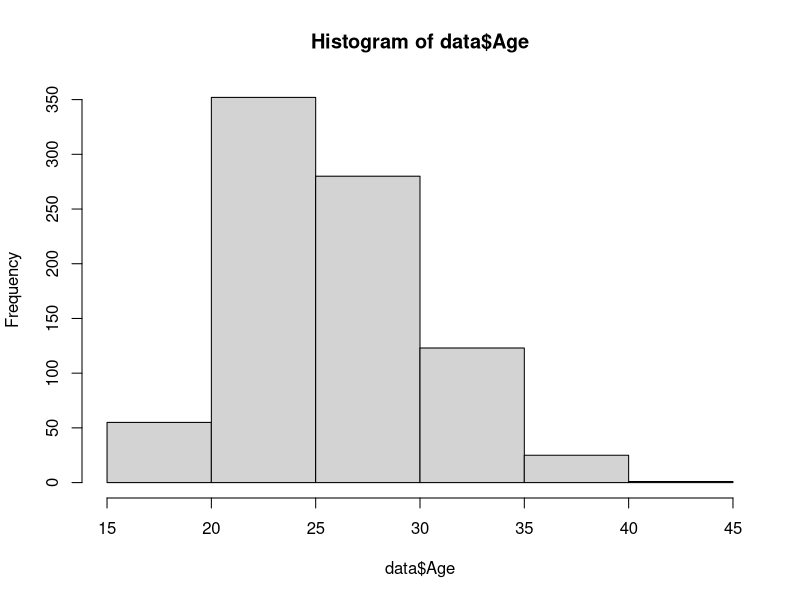
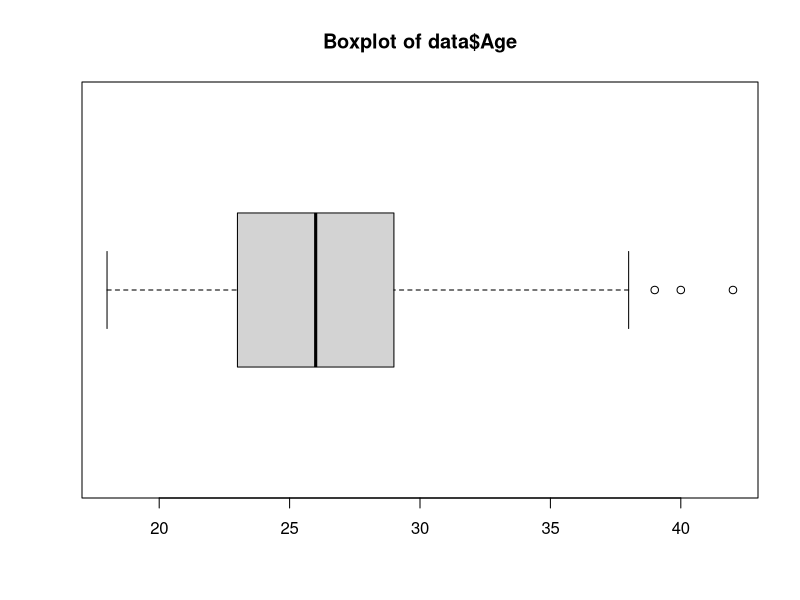
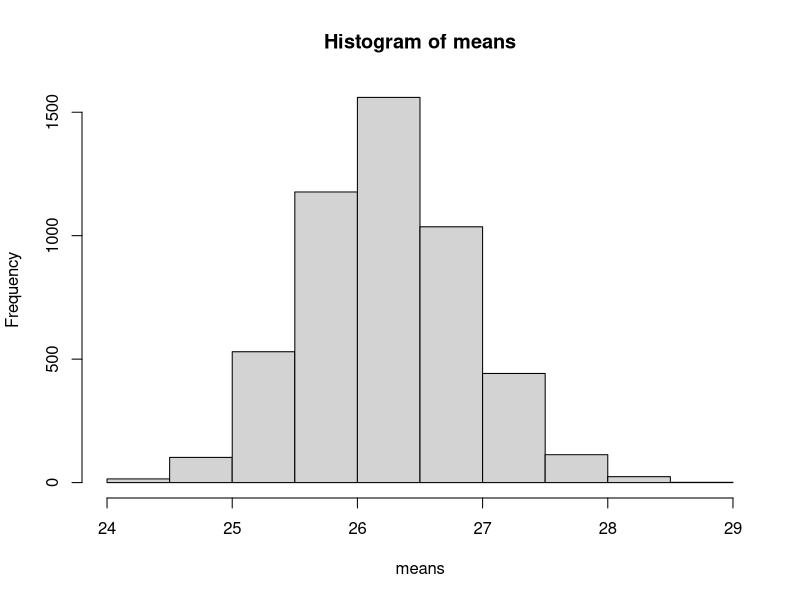
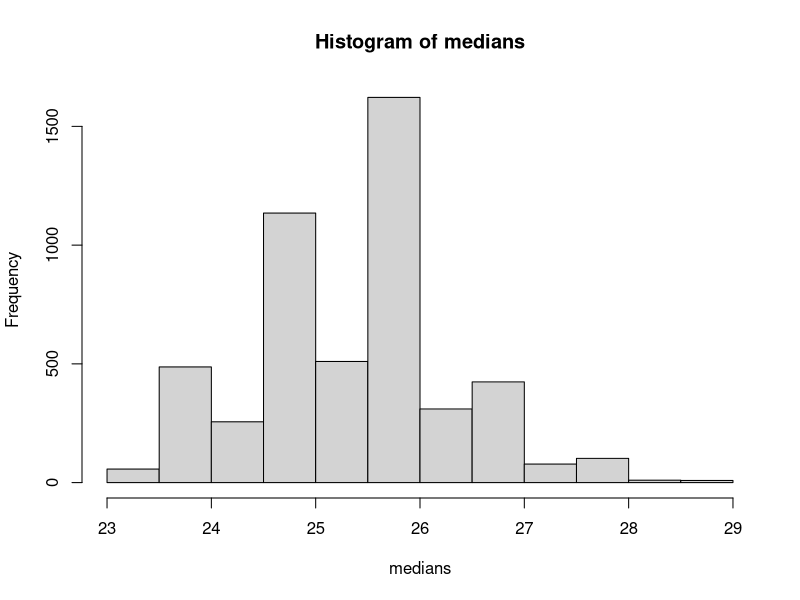
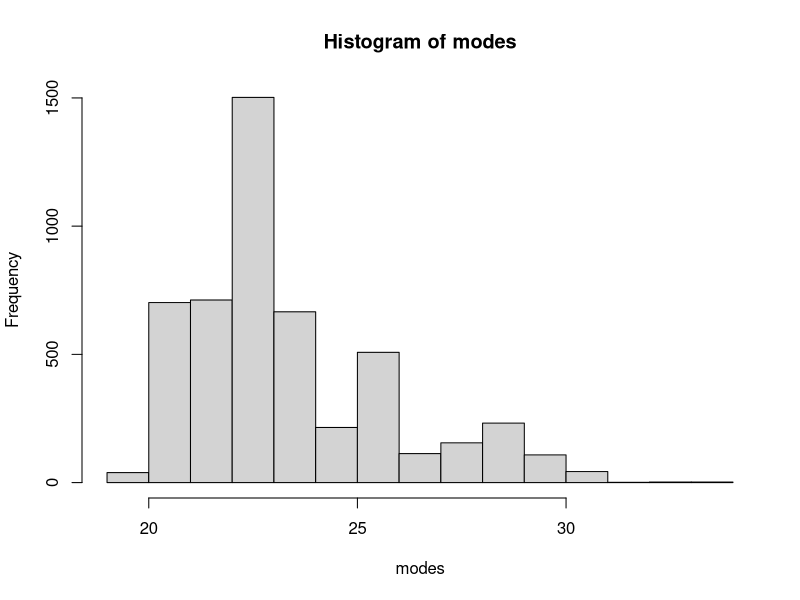
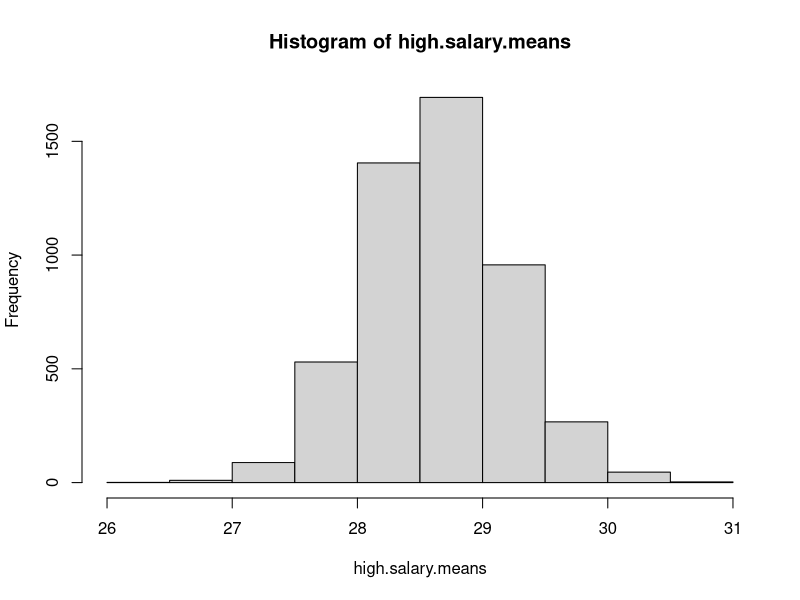
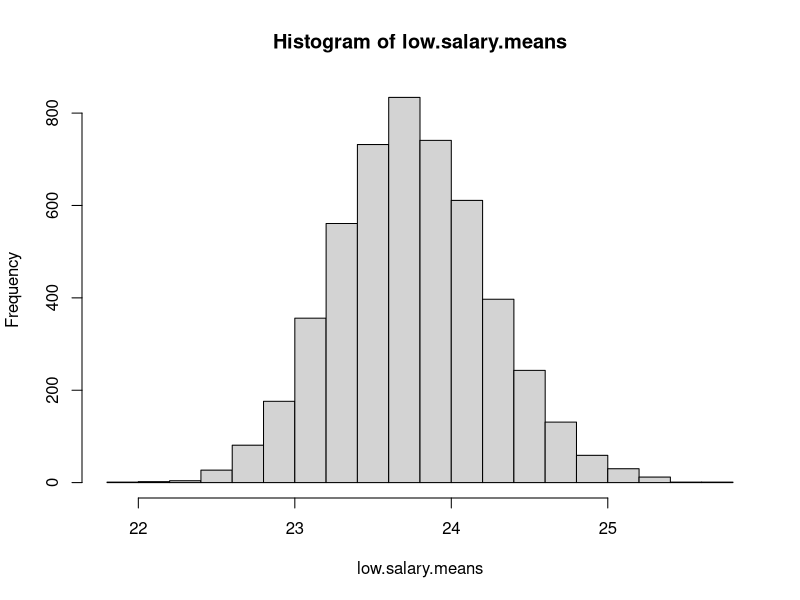

Reproduce these figures in R, in order.
## ---- chunk 1
data = read.csv("data.csv", sep = ",")
summary(data)
colnames(data)
## ---- chunk 2
hist(data$Age, 8)

## ---- chunk 3
boxplot(data$Age, main = 'Boxplot of data$Age', horizontal = TRUE)

## ---- chunk 4
mean(data$Age)
## ---- chunk 5
median(data$Age)
## ---- chunk 6

findMode <- function(arg){
data.t <- table(arg)
return(sort(unique(arg))[which.max(data.t)])
}
findMode(data$Age)
## ---- chunk 7
mean(data$Age)
n <- nrow(data)
m <- mean(data$Age)
s <- sd(data$Age)
conf.int <- c(m-1.965*s/sqrt(n), m+1.965*s/sqrt(n))
print(conf.int)
## ---- chunk 8
means <- c()
for(i in 1:5000)
  {
  means[i] <- mean(sample(data$Age, 50, replace = TRUE))
  }
## ---- chunk 9
hist(means)
## ---- chunk 10
n <- 5000
m <- mean(means)
s <- sd(means)
pivotal.conf.int <- c(m-1.965*s/sqrt(n), m+1.965*s/sqrt(n))
print(pivotal.conf.int)
## ---- chunk 11
sorted.means  <- sort(means)
nonpivotal.conf.int <- c(sorted.means[0.025*5000], sorted.means[5000-0.025*5000])
print(nonpivotal.conf.int)
## ---- chunk 12
medians <- c()
for(i in 1:5000)
  {
  medians[i] <- median(sample(data$Age, 50, replace = TRUE))
  }
hist(medians)
## ---- chunk 13
sorted.medians  <- sort(medians)
nonpivotal.conf.int <- c(sorted.medians[0.025*5000], sorted.medians[5000-0.025*5000])
print(nonpivotal.conf.int)
## ---- chunk 14
modes <- c()
for(i in 1:5000)
  {
  modes[i] <- findMode(sample(data$Age, 50, replace = TRUE))
  }
hist(modes)
## ---- chunk 15
sorted.modes  <- sort(modes)
nonpivotal.conf.int <- c(sorted.modes[0.025*5000], sorted.modes[5000-0.025*5000])
print(nonpivotal.conf.int)
## ---- chunk 16
high.salary.players  <- data[data$Salary >= median(data$Salary),]
low.salary.players  <- data[data$Salary < median(data$Salary),]
print (mean(high.salary.players$Age))
print (mean(low.salary.players$Age))
## ---- chunk 17
high.salary.means <- c()
for(i in 1:5000)
  {
  high.salary.means[i] <- mean(sample(high.salary.players$Age, 50, replace = TRUE))
  }
hist(high.salary.means)
## ---- chunk 18
n <- 5000
m <- mean(high.salary.means)
s <- sd(high.salary.means)
pivotal.conf.int <- c(m-1.965*s/sqrt(n), m+1.965*s/sqrt(n))
print(pivotal.conf.int)
## ---- chunk 19
sorted.high.salary.means  <- sort(high.salary.means)
nonpivotal.conf.int <- c(sorted.high.salary.means[0.025*5000],
                         sorted.high.salary.means[5000-0.025*5000])
print(nonpivotal.conf.int)
## ---- chunk 20
low.salary.means <- c()
for(i in 1:5000)
  {
  low.salary.means[i] <- mean(sample(low.salary.players$Age, 50, replace = TRUE))
  }
hist(low.salary.means)
## ---- chunk 21
n <- 5000
m <- mean(low.salary.means)
s <- sd(low.salary.means)
pivotal.conf.int <- c(m-1.965*s/sqrt(n), m+1.965*s/sqrt(n))
print(pivotal.conf.int)
## ---- chunk 22
sorted.low.salary.means  <- sort(low.salary.means)
nonpivotal.conf.int <- c(sorted.low.salary.means[0.025*5000],
                         sorted.low.salary.means[5000-0.025*5000])
print(nonpivotal.conf.int)
